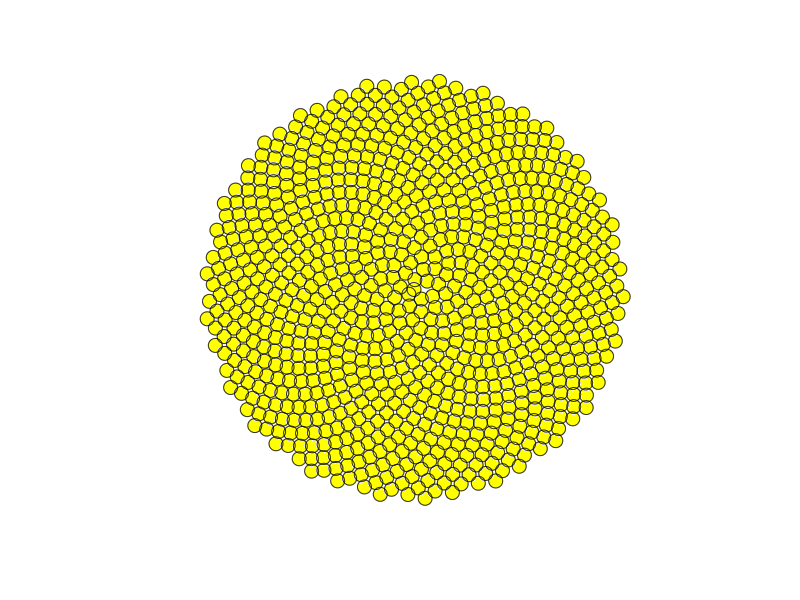

Recreate this plot in MATLAB.
clear all;
clc;

w=450;
h=450;
radius=5;
constantRadius=true;
switch 0
    case 0, alpha=2*pi*(1+sqrt(5))/2;
    case 1, alpha=2*pi*(21/34);
    case 2, alpha=2*pi*(34/55);
end

figure(1);
clf;
axis square off;
for ii=0:900
    if constantRadius
        x=w/2+sqrt(ii)*radius*cos(ii*alpha);
        y=h/2+sqrt(ii)*radius*sin(ii*alpha);
        r=radius;
    else
        x=w/2+ii*radius/22*cos(ii*alpha);
        y=h/2+ii*radius/22*sin(ii*alpha);
        r=radius*ii/500;
    end
    if r<=0
        continue;
    end
    rectangle('Position',[x-r y-r 2*r 2*r],'Curvature',[1 1],'FaceColor','yellow','EdgeColor','black');
end